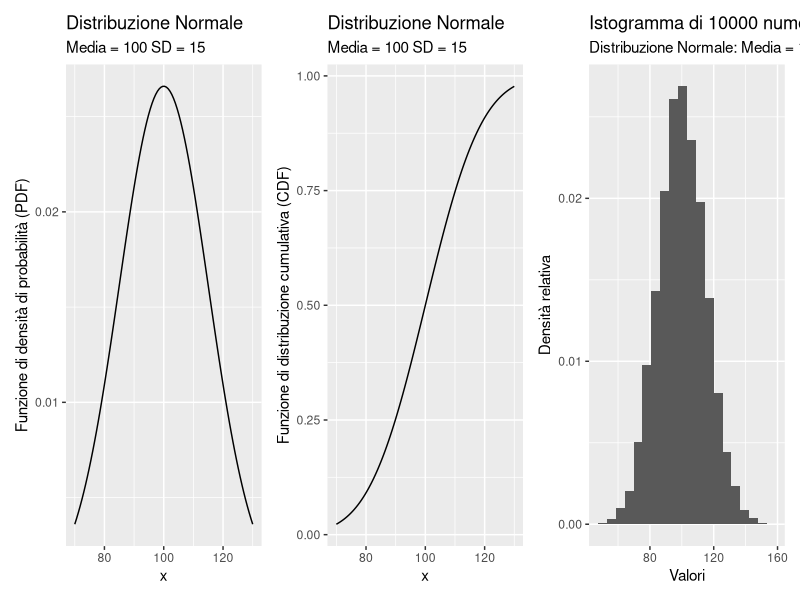

The R source for this figure:
# Analisi della distribuzione normale: PDF, CDF e istogramma di valori casuali
library(ggplot2)
# Definizione dei parametri della distribuzione normale
mu <- 100       # Media della distribuzione
sigma <- 15     # Deviazione standard
xmin <- 70      # Valore minimo per i grafici di PDF e CDF
xmax <- 130     # Valore massimo per i grafici di PDF e CDF
n = 100         # Numero di punti per i grafici PDF e CDF
k = 10000       # Numero di valori casuali generati per l'istogramma

# A. Creazione di una sequenza di valori x tra xmin e xmax per valutare la PDF e la CDF
x <- seq(xmin, xmax, length.out = n)

# B. Generazione di k numeri casuali da una distribuzione normale con media mu e deviazione sigma
r_numbers <- rnorm(k, mean = mu, sd = sigma)

# C. Creazione di un grafico con tre pannelli: PDF, CDF e istogramma dei valori casuali

# Creazione di un dataframe con i valori della funzione di densità di probabilità (PDF)
# e della funzione di distribuzione cumulativa (CDF) per la distribuzione normale
df_norm <- data.frame(x = x, 
    pdf = dnorm(x, mean = mu, sd = sigma),  # Calcolo della PDF
    cdf = pnorm(x, mean = mu, sd = sigma)) # Calcolo della CDF

# Creazione del grafico della PDF
# - geom_line(): disegna la curva della densità di probabilità
# - labs(): aggiunge etichette per assi e titolo
g_pdf <- ggplot(df_norm, aes(x = x, y = pdf)) + 
    geom_line() + 
    labs(title = "Distribuzione Normale",
         subtitle = paste("Media =", mu, "SD =", sigma),
         y = "Funzione di densità di probabilità (PDF)")

# Creazione del grafico della CDF
# - geom_line(): disegna la curva della distribuzione cumulativa
g_cdf <- ggplot(df_norm, aes(x = x, y = cdf)) + 
    geom_line() + 
    labs(title = "Distribuzione Normale",
         subtitle = paste("Media =", mu, "SD =", sigma),
         y = "Funzione di distribuzione cumulativa (CDF)")

# Creazione dell'istogramma dei numeri casuali generati dalla distribuzione normale
# - geom_histogram(): crea un istogramma con 20 bin
# - after_stat(density): normalizza le frequenze
# - labs(): aggiunge etichette e titolo
g_hist <- ggplot(data.frame(values = r_numbers), aes(x = values)) + 
    geom_histogram(mapping = aes(y = after_stat(density)), bins = 20) + 
    labs(x = "Valori", y = "Densità relativa", 
         title = paste("Istogramma di", k, "numeri generati casualmente"),
         subtitle = paste("Distribuzione Normale: Media =", mu, "SD =", sigma))

# Combinazione dei tre grafici in un unico layout
library(patchwork)
g_pdf + g_cdf + g_hist
